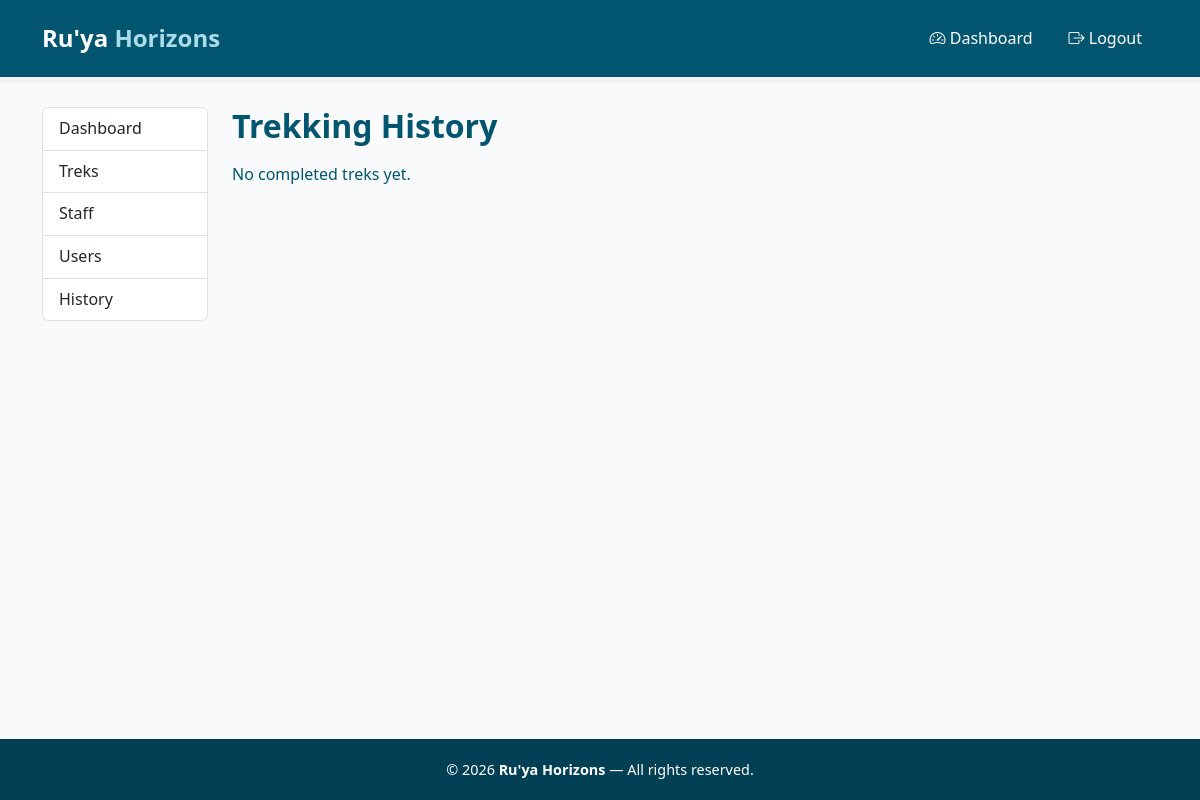
Before: /admin/history (signed in) with the older database file.
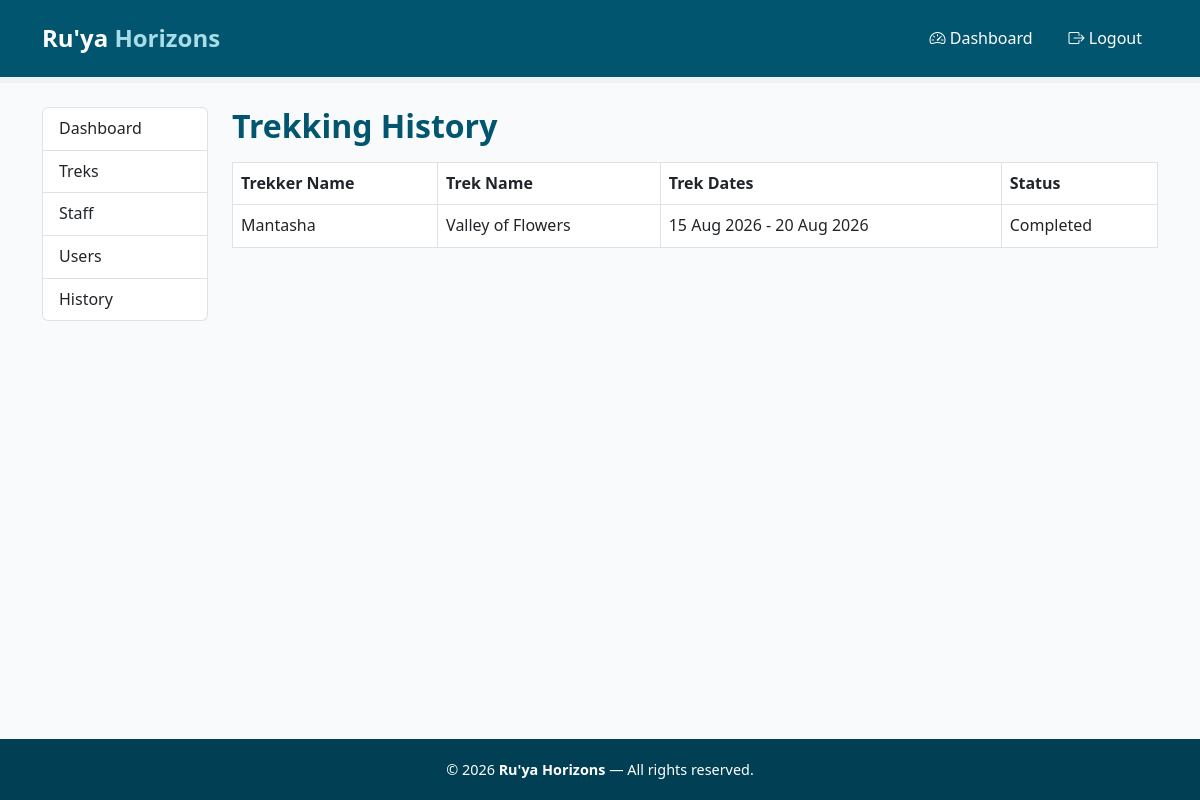
After: the same page with the newer database file.
### models.py (models this page shows)
class Booking(db.Model):
    __tablename__ = 'booking'
    id = db.Column(db.Integer, primary_key=True)
    user_id = db.Column(db.Integer, db.ForeignKey('user.id'), nullable=False)
    trek_id = db.Column(db.Integer, db.ForeignKey('trek.id'), nullable=False)
    booking_date = db.Column(db.DateTime, default=datetime.utcnow)
    status = db.Column(db.String(50), default='Booked') # booked, cancelled, completed
    payment_status = db.Column(db.String(50), default='Pending') # pending, completed, failed

class User(db.Model, UserMixin):
    __tablename__ = 'user'
    id = db.Column(db.Integer, primary_key=True)
    username = db.Column(db.String(150), unique=True, nullable=False)
    email = db.Column(db.String(150), unique=True, nullable=False)
    password = db.Column(db.String(256), nullable=False)
    role = db.Column(db.String(50), nullable=False, default='trekker')  # 'admin' or 'user' or 'trek_staff'
    is_active = db.Column(db.Boolean, default=True) # active or inactive
    created_at = db.Column(db.DateTime, default=datetime.utcnow)
    bookings = db.relationship('Booking', backref='user', lazy=True)

class Trek(db.Model):
    __tablename__ = 'trek'
    id = db.Column(db.Integer, primary_key=True)
    name = db.Column(db.String(150), nullable=False)
    location = db.Column(db.String(150), nullable=False)
    difficulty = db.Column(db.String(50), nullable=False)
    duration = db.Column(db.Integer, nullable=False)
    total_slots = db.Column(db.Integer, nullable=False)
    available_slots = db.Column(db.Integer, nullable=False)
    status = db.Column(db.String(50), default='Pending') # pending, approved, open, closed, completed
    start_date = db.Column(db.Date, nullable=False)
    end_date = db.Column(db.Date, nullable=False)
    description = db.Column(db.Text, nullable=False)
    price = db.Column(db.Float, nullable=False)
    assigned_staff_id = db.Column(db.Integer, db.ForeignKey('staff.id'), nullable=True)
    bookings = db.relationship('Booking', backref='trek', lazy=True)

### app.py (the view)
@app.route('/admin/history')
@login_required
def admin_trekking_history():
    if current_user.role != 'admin':
        return "Access denied: Admins only", 403
    completed_bookings = Booking.query.filter_by(status='Completed') \
                                       .order_by(Booking.booking_date.desc()).all()
    return render_template('admin_trekking_history.html', completed_bookings=completed_bookings)

### app.py (called while the page is built)
@login_manager.user_loader
def load_user(user_id):
    return User.query.get(int(user_id))

### templates/admin_trekking_history.html (shortened to what this page needs)
{% extends "base.html" %}
{% block content %}
<div class="container my-4">
    <div class="row">
        {% include "admin_sidebar.html" %}
        <div class="col-md-9 col-lg-10">
            <h2 class="page-heading">Trekking History</h2>
            {% if completed_bookings %}
            <table class="table table-bordered mt-3">
                <thead>
                    <tr>
                        <th>Trekker Name</th>
                        <th>Trek Name</th>
                        <th>Trek Dates</th>
                        <th>Status</th>
                    </tr>
                </thead>
                <tbody>
                    {% for booking in completed_bookings %}
                    <tr>
                        <td>{{ booking.user.username }}</td>
                        <td>{{ booking.trek.name }}</td>
                        <td>{{ booking.trek.start_date.strftime('%d %b %Y') }} - {{ booking.trek.end_date.strftime('%d %b %Y') }}</td>
                        <td>{{ booking.status }}</td>
                    </tr>
                    {% endfor %}
                </tbody>
            </table>
            {% else %}
            <p class="mt-3">No completed treks yet.</p>
            {% endif %}
        </div>
    </div>
</div>
{% endblock %}

Changed rows visible on the page:
added Booking: user.username "Mantasha", trek.name "Valley of Flowers", trek.start_date "15 Aug 2026", trek.end_date "20 Aug 2026", status "Completed"
Other visible differences:
text no longer shown: "No completed treks yet."
text now shown: "Trekker Name Trek Name Trek Dates Status"
